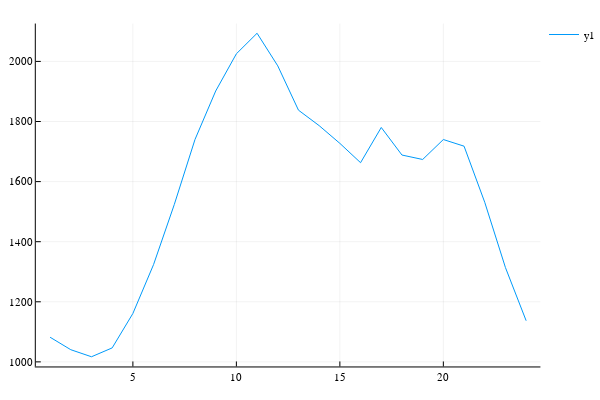

Here is the notebook cell this chart was saved with:
### Code cell
# Check out the data
# plot(Demand.Demand)
# Fuels_data
# Generators_data
# Generators_variability
# plot(Demand.demand)

### Figure 1 — Plotly figure (JSON) as saved in the notebook; plotly's stock layout.template omitted (floating-point values rounded to 4 significant figures)
{"data": [{"colorbar": {"title": ""}, "hoverinfo": "text", "legendgroup": "y1", "line": {"color": "rgba(0, 154, 250, 1.000)", "dash": "solid", "shape": "linear", "width": 1}, "mode": "lines", "name": "y1", "showlegend": true, "text": [null, null, null, null, null, null, null, null, null, null, null, null, null, null, null, null, null, null, null, null, null, null, null, null], "type": "scatter", "x": [1, 2, 3, 4, 5, 6, 7, 8, 9, 10, 11, 12, 13, 14, 15, 16, 17, 18, 19, 20, 21, 22, 23, 24], "xaxis": "x1", "y": [1082.0, 1041.0, 1017.0, 1047.0, 1161.0, 1324.0, 1524.0, 1740.0, 1901.0, 2025.0, 2094.0, 1985.0, 1838.0, 1786.0, 1727.0, 1663.0, 1780.0, 1688.0, 1674.0, 1740.0, 1718.0, 1531.0, 1314.0, 1137.0], "yaxis": "y1", "zmax": null, "zmin": null}], "layout": {"annotations": [], "height": 400, "legend": {"bgcolor": "rgba(255, 255, 255, 1.000)", "bordercolor": "rgba(0, 0, 0, 1.000)", "font": {"color": "rgba(0, 0, 0, 1.000)", "family": "sans-serif", "size": 11}, "tracegroupgap": 0, "x": 1, "y": 1}, "margin": {"b": 20, "l": 0, "r": 0, "t": 20}, "paper_bgcolor": "rgba(255, 255, 255, 1.000)", "plot_bgcolor": "rgba(255, 255, 255, 1.000)", "showlegend": true, "width": 600, "xaxis": {"anchor": "y1", "domain": [0.06582, 0.9934], "gridcolor": "rgba(0, 0, 0, 0.100)", "gridwidth": 0.5, "linecolor": "rgba(0, 0, 0, 1.000)", "mirror": false, "range": [0.31, 24.69], "showgrid": true, "showline": true, "showticklabels": true, "tickangle": 0, "tickcolor": "rgb(0, 0, 0)", "tickfont": {"color": "rgba(0, 0, 0, 1.000)", "family": "sans-serif", "size": 11}, "tickmode": "array", "ticks": "inside", "ticktext": ["5", "10", "15", "20"], "tickvals": [5, 10, 15, 20], "title": "", "titlefont": {"color": "rgba(0, 0, 0, 1.000)", "family": "sans-serif", "size": 15}, "type": "-", "visible": true, "zeroline": false, "zerolinecolor": "rgba(0, 0, 0, 1.000)"}, "yaxis": {"anchor": "x1", "domain": [0.03762, 0.9902], "gridcolor": "rgba(0, 0, 0, 0.100)", "gridwidth": 0.5, "linecolor": "rgba(0, 0, 0, 1.000)", "mirror": false, "range": [984.8, 2126.0], "showgrid": true, "showline": true, "showticklabels": true, "tickangle": 0, "tickcolor": "rgb(0, 0, 0)", "tickfont": {"color": "rgba(0, 0, 0, 1.000)", "family": "sans-serif", "size": 11}, "tickmode": "array", "ticks": "inside", "ticktext": ["1000", "1200", "1400", "1600", "1800", "2000", "2000"], "tickvals": [1000, 1200, 1400, 1600, 1800, 2000, 2000], "title": "", "titlefont": {"color": "rgba(0, 0, 0, 1.000)", "family": "sans-serif", "size": 15}, "type": "-", "visible": true, "zeroline": false, "zerolinecolor": "rgba(0, 0, 0, 1.000)"}}}
